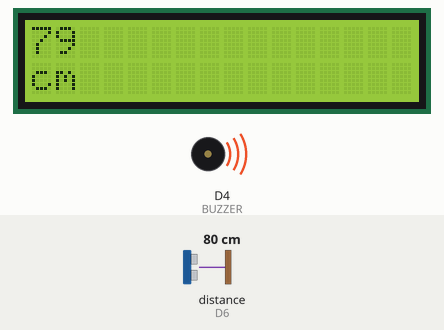
Recording of a sketch running on a simulated ESP8266 (NodeMCU). On the bench: 16×2 character LCD, buzzer (waves = sounding). Wiring (inferred from the names in the program): ultrasonic range finder: trigger D5; echo D6. Inputs (shaded band) come from the test bench; at power-on: distance to the obstacle (sensor on D6) 80 cm. The echo pulse lasts 58.3 µs per cm; what the sketch prints to the serial monitor is not drawn.

Above: at 1.2 s.
1.3 s: distance to the obstacle (sensor on D6) set to 2 cm
At 3.0 s:
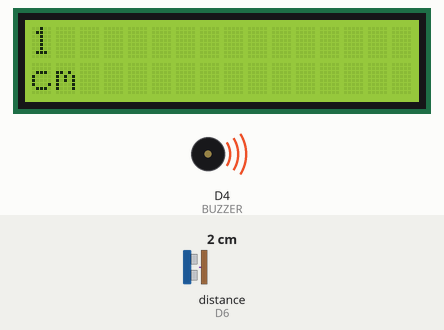
3.4 s: distance to the obstacle (sensor on D6) set to 4 cm
At 5.8 s:
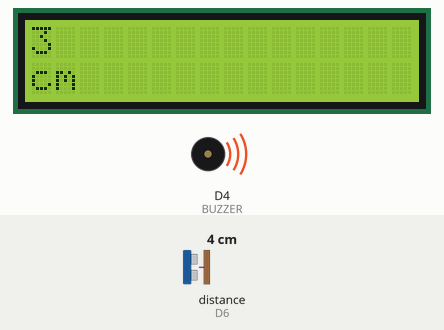
6.1 s: distance to the obstacle (sensor on D6) set to 9 cm
At 7.3 s:
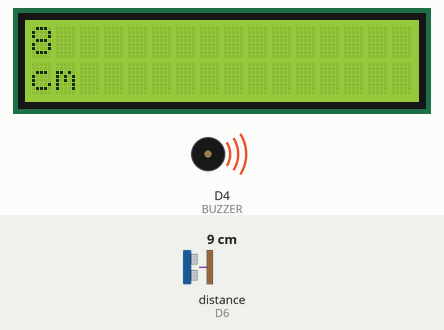
Timing chart, 0 to 9.1 s (numbered marks = the images above; inputs shaded):
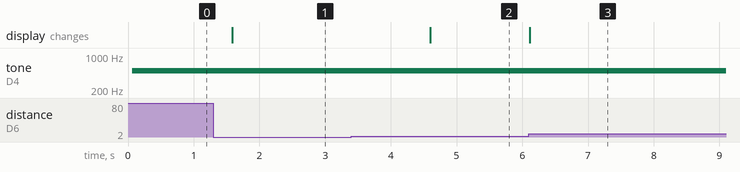

Measured:
- after the input at 1.3 s, the display: changes after 0.29 s (image 1)
- after the input at 3.4 s, the display: changes after 1.2 s (image 2)
- after the input at 6.1 s, the display: changes at once (image 3)

The sketch:

09_medidor_pantalla.ino
```cpp
//defino los parametros del sensor de ultrasonidos
#define TRIGGER_PIN 14 //D5
#define ECHO_PIN 12 //D6
#define VELOCIDAD_SONIDO 0.034 // cm por segundo (340 m/s)
#define BUZZER 2

//defino los parametros de la pantalla
#define LCD_COLS 16
#define LCD_ROWS 2
#define SDA_PIN 4 (D2)
#define SCL_PIN 5 (D1)
#define LCD_ADDRESS 0x27
#include <LiquidCrystal_I2C.h>

LiquidCrystal_I2C lcd(LCD_ADDRESS, LCD_COLS, LCD_ROWS);

void setup(){
pinMode(TRIGGER_PIN, OUTPUT);
pinMode(ECHO_PIN, INPUT);
pinMode(BUZZER, OUTPUT);
Serial.begin(9600);
lcd.init();
lcd.backlight();
}

void loop()
{
  digitalWrite(TRIGGER_PIN, LOW);
  delayMicroseconds(2);

  digitalWrite(TRIGGER_PIN, HIGH);
  delayMicroseconds(10);
  digitalWrite(TRIGGER_PIN, LOW);

  tone(BUZZER,500);

  int duracion = pulseIn(ECHO_PIN, HIGH);
  int distancia = duracion * VELOCIDAD_SONIDO / 2;
  lcd.clear();
  lcd.setCursor(0, 0);
  lcd.print(distancia);
  lcd.setCursor(0, 1);
  lcd.print("cm");
  delay(1000);
  Serial.print(distancia);
  Serial.println(" cm");
  delay(500);
}
```
